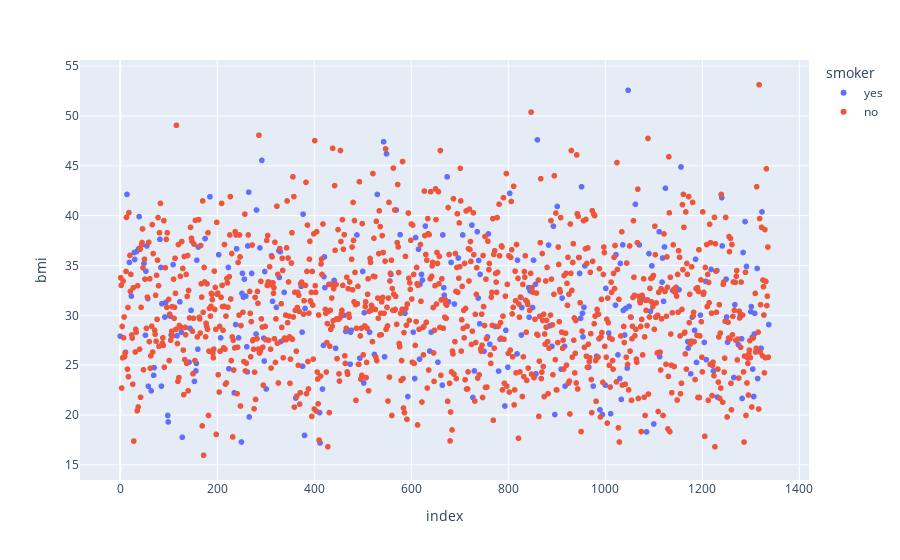

The notebook cell this image was saved under:
### Markdown cell above
Higher charges to be paid by the smokers

### Code cell
#4. Bmi and smokers

px.scatter(data_frame= df, y= 'bmi', color= 'smoker')

### Figure 1 — Plotly figure (JSON) as saved in the notebook; plotly's stock layout.template omitted (floating-point values rounded to 4 significant figures; data arrays with more than 128 entries replaced by an {"elided": "..."} marker saying what was removed)
{"data": [{"hovertemplate": "smoker=yes<br>index=%{x}<br>bmi=%{y}<extra></extra>", "legendgroup": "yes", "marker": {"color": "#636efa", "symbol": "circle"}, "mode": "markers", "name": "yes", "showlegend": true, "type": "scattergl", "x": {"elided": "274 int values"}, "xaxis": "x", "y": {"elided": "274 float values"}, "yaxis": "y"}, {"hovertemplate": "smoker=no<br>index=%{x}<br>bmi=%{y}<extra></extra>", "legendgroup": "no", "marker": {"color": "#EF553B", "symbol": "circle"}, "mode": "markers", "name": "no", "showlegend": true, "type": "scattergl", "x": {"elided": "1064 int values"}, "xaxis": "x", "y": {"elided": "1064 float values"}, "yaxis": "y"}], "layout": {"legend": {"title": {"text": "smoker"}, "tracegroupgap": 0}, "margin": {"t": 60}, "xaxis": {"anchor": "y", "domain": [0, 1], "title": {"text": "index"}}, "yaxis": {"anchor": "x", "domain": [0, 1], "title": {"text": "bmi"}}}}
